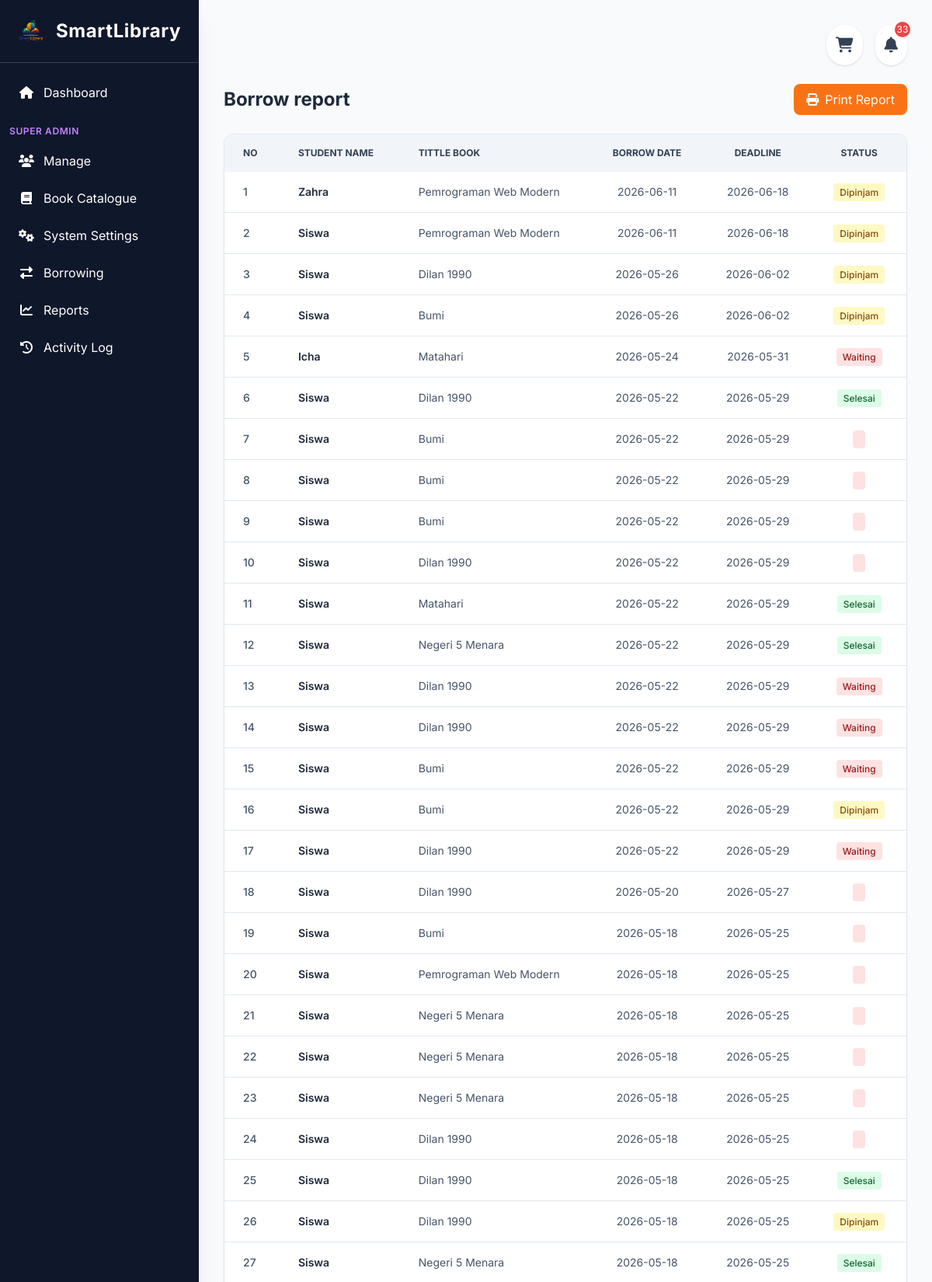
The page /modules/reports/borrowings.php (signed in, upper part) on the database its author committed.
### tables this page shows
CREATE TABLE `peminjaman` (
  `id` int(11) NOT NULL,
  `user_id` int(11) NOT NULL,
  `buku_id` int(11) NOT NULL,
  `tanggal_pinjam` date NOT NULL,
  `tanggal_jatuh_tempo` date NOT NULL,
  `tanggal_kembali` date DEFAULT NULL,
  `status` enum('dipinjam','waiting','dikembalikan','terlambat') DEFAULT 'dipinjam',
  `kode_buku` varchar(20) DEFAULT NULL,
  `denda` int(11) DEFAULT 0,
  `nis` varchar(20) DEFAULT NULL
);

CREATE TABLE `users` (
  `id` int(11) NOT NULL,
  `nama` varchar(100) NOT NULL,
  `email` varchar(100) NOT NULL,
  `password` varchar(255) NOT NULL,
  `role` enum('super_admin','admin','siswa') DEFAULT 'siswa',
  `nis` varchar(20) DEFAULT NULL,
  `google_id` varchar(255) DEFAULT NULL,
  `avatar` varchar(255) DEFAULT NULL,
  `created_at` timestamp NOT NULL DEFAULT current_timestamp(),
  `status` enum('aktif','nonaktif') DEFAULT 'aktif'
);

CREATE TABLE `buku` (
  `id` int(11) NOT NULL,
  `judul` varchar(255) NOT NULL,
  `penulis` varchar(100) NOT NULL,
  `kategori_id` int(11) DEFAULT NULL,
  `stok` int(11) DEFAULT 0,
  `tahun_terbit` int(11) DEFAULT NULL,
  `cover` varchar(255) DEFAULT 'https://placehold.co/100x150',
  `deskripsi` text DEFAULT NULL,
  `tipe` enum('fisik','ebook') DEFAULT NULL,
  `kode_buku` varchar(20) DEFAULT NULL
);

### modules/reports/borrowings.php (the view, shortened to what this page needs)
<?php
include __DIR__ . '/../../includes/header.php';
$query = "SELECT p.*, u.nama as nama_siswa, b.judul as judul_buku
          FROM peminjaman p
          JOIN users u ON p.user_id = u.id
          JOIN buku b ON p.buku_id = b.id
          ORDER BY p.tanggal_pinjam DESC";
$result = mysqli_query($koneksi, $query);
?>
<div class="max-w-7xl mx-auto fade-in">
    <div class="flex flex-col md:flex-row justify-between items-center mb-6 gap-4">
        <h1 class="text-2xl font-bold text-slate-800">Borrow report</h1>
        <button onclick="window.print()" class="bg-orange-500 text-white px-4 py-2 rounded-lg hover:bg-orange-600 transition flex items-center gap-2 no-print">
            <i class="fas fa-print"></i> Print Report
        </button>
    </div>
    <div class="bg-white rounded-xl shadow-sm overflow-hidden border border-slate-200">
        <div class="overflow-x-auto">
            <table class="w-full text-sm text-left text-slate-600">
                <thead class="bg-slate-100 text-xs uppercase text-slate-700 font-bold">
                    <tr>
                        <th class="px-6 py-4">No</th>
                        <th class="px-6 py-4">student Name</th>
                        <th class="px-6 py-4">Tittle Book</th>
                        <th class="px-6 py-4 text-center">Borrow Date</th>
                        <th class="px-6 py-4 text-center">Deadline</th>
                        <th class="px-6 py-4 text-center">Status</th>
                    </tr>
                </thead>
                <tbody class="divide-y divide-slate-200">
                    <?php
                    $no = 1;
                    while ($row = mysqli_fetch_assoc($result)):
                    ?>
                    <tr class="hover:bg-slate-50">
                        <td class="px-6 py-4 font-medium"><?php echo $no++; ?></td>
                        <td class="px-6 py-4 font-semibold text-slate-800"><?php echo htmlspecialchars($row['nama_siswa']); ?></td>
                        <td class="px-6 py-4"><?php echo htmlspecialchars($row['judul_buku']); ?></td>
                        <td class="px-6 py-4 text-center"><?php echo $row['tanggal_pinjam']; ?></td>
                        <td class="px-6 py-4 text-center"><?php echo $row['tanggal_jatuh_tempo']; ?></td>
                        <td class="px-6 py-4 text-center">
                            <?php if($row['status'] == 'dipinjam'): ?>
                                <span class="bg-yellow-100 text-yellow-800 px-2 py-1 rounded text-xs font-medium">Dipinjam</span>
                            <?php elseif($row['status'] == 'dikembalikan'): ?>
                                <span class="bg-green-100 text-green-800 px-2 py-1 rounded text-xs font-medium">Selesai</span>
                            <?php else: ?>
                                <span class="bg-red-100 text-red-800 px-2 py-1 rounded text-xs font-medium"><?php echo ucfirst($row['status']); ?></span>
                            <?php endif; ?>
                        </td>
                    </tr>
                    <?php endwhile; ?>
                </tbody>
            </table>
        </div>
    </div>
</div>
<?php include __DIR__ . '/../../includes/footer.php'; ?>

### rows shown on the page
peminjaman: user.nama "Zahra", buku.judul "Pemrograman Web Modern", tanggal_pinjam "2026-06-11", tanggal_jatuh_tempo "2026-06-18", status "Dipinjam"
peminjaman: user.nama "Siswa", buku.judul "Pemrograman Web Modern", tanggal_pinjam "2026-06-11", tanggal_jatuh_tempo "2026-06-18", status "Dipinjam"
peminjaman: user.nama "Siswa", buku.judul "Dilan 1990", tanggal_pinjam "2026-05-26", tanggal_jatuh_tempo "2026-06-02", status "Dipinjam"
peminjaman: user.nama "Siswa", buku.judul "Bumi", tanggal_pinjam "2026-05-26", tanggal_jatuh_tempo "2026-06-02", status "Dipinjam"
peminjaman: user.nama "Icha", buku.judul "Matahari", tanggal_pinjam "2026-05-24", tanggal_jatuh_tempo "2026-05-31", status "Waiting"
peminjaman: user.nama "Siswa", buku.judul "Dilan 1990", tanggal_pinjam "2026-05-22", tanggal_jatuh_tempo "2026-05-29", status "Selesai"
peminjaman: user.nama "Siswa", buku.judul "Bumi", tanggal_pinjam "2026-05-22", tanggal_jatuh_tempo "2026-05-29"
peminjaman: user.nama "Siswa", buku.judul "Bumi", tanggal_pinjam "2026-05-22", tanggal_jatuh_tempo "2026-05-29"
peminjaman: user.nama "Siswa", buku.judul "Bumi", tanggal_pinjam "2026-05-22", tanggal_jatuh_tempo "2026-05-29"
peminjaman: user.nama "Siswa", buku.judul "Dilan 1990", tanggal_pinjam "2026-05-22", tanggal_jatuh_tempo "2026-05-29"
peminjaman: user.nama "Siswa", buku.judul "Matahari", tanggal_pinjam "2026-05-22", tanggal_jatuh_tempo "2026-05-29", status "Selesai"
peminjaman: user.nama "Siswa", buku.judul "Negeri 5 Menara", tanggal_pinjam "2026-05-22", tanggal_jatuh_tempo "2026-05-29", status "Selesai"
peminjaman: user.nama "Siswa", buku.judul "Dilan 1990", tanggal_pinjam "2026-05-22", tanggal_jatuh_tempo "2026-05-29", status "Waiting"
peminjaman: user.nama "Siswa", buku.judul "Dilan 1990", tanggal_pinjam "2026-05-22", tanggal_jatuh_tempo "2026-05-29", status "Waiting"
peminjaman: user.nama "Siswa", buku.judul "Bumi", tanggal_pinjam "2026-05-22", tanggal_jatuh_tempo "2026-05-29", status "Waiting"
peminjaman: user.nama "Siswa", buku.judul "Bumi", tanggal_pinjam "2026-05-22", tanggal_jatuh_tempo "2026-05-29", status "Dipinjam"
peminjaman: user.nama "Siswa", buku.judul "Dilan 1990", tanggal_pinjam "2026-05-22", tanggal_jatuh_tempo "2026-05-29", status "Waiting"
peminjaman: user.nama "Siswa", buku.judul "Dilan 1990", tanggal_pinjam "2026-05-20", tanggal_jatuh_tempo "2026-05-27"
peminjaman: user.nama "Siswa", buku.judul "Bumi", tanggal_pinjam "2026-05-18", tanggal_jatuh_tempo "2026-05-25"
peminjaman: user.nama "Siswa", buku.judul "Pemrograman Web Modern", tanggal_pinjam "2026-05-18", tanggal_jatuh_tempo "2026-05-25"
peminjaman: user.nama "Siswa", buku.judul "Negeri 5 Menara", tanggal_pinjam "2026-05-18", tanggal_jatuh_tempo "2026-05-25"
peminjaman: user.nama "Siswa", buku.judul "Negeri 5 Menara", tanggal_pinjam "2026-05-18", tanggal_jatuh_tempo "2026-05-25"
peminjaman: user.nama "Siswa", buku.judul "Negeri 5 Menara", tanggal_pinjam "2026-05-18", tanggal_jatuh_tempo "2026-05-25"
peminjaman: user.nama "Siswa", buku.judul "Dilan 1990", tanggal_pinjam "2026-05-18", tanggal_jatuh_tempo "2026-05-25"
peminjaman: user.nama "Siswa", buku.judul "Dilan 1990", tanggal_pinjam "2026-05-18", tanggal_jatuh_tempo "2026-05-25", status "Selesai"
peminjaman: user.nama "Siswa", buku.judul "Dilan 1990", tanggal_pinjam "2026-05-18", tanggal_jatuh_tempo "2026-05-25", status "Dipinjam"
peminjaman: user.nama "Siswa", buku.judul "Negeri 5 Menara", tanggal_pinjam "2026-05-18", tanggal_jatuh_tempo "2026-05-25", status "Selesai"

### other values the page prints
$totalNotif "33"
